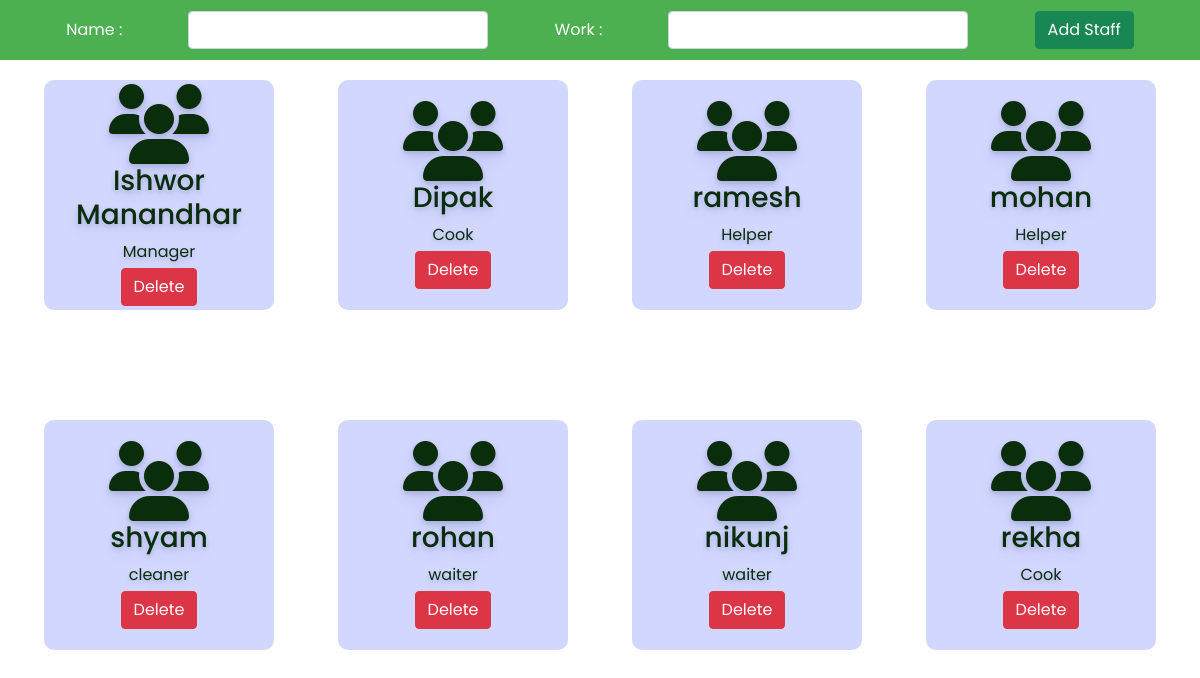
The app's page /admin/staff.php with its own data.
### tables this page shows
CREATE TABLE `staff` (
  `id` int(30) NOT NULL,
  `name` varchar(30) NOT NULL,
  `work` varchar(30) NOT NULL
);

### admin/staff.php (the view, shortened to what this page needs)
<?php
include '../config.php';
?>
<!DOCTYPE html>
<html lang="en">
<head>
    <link rel="stylesheet" href="https://cdnjs.cloudflare.com/ajax/libs/font-awesome/6.2.0/css/all.min.css" />
    <link href="https://cdn.jsdelivr.net/npm/bootstrap@5.0.2/dist/css/bootstrap.min.css" rel="stylesheet">
    <link rel="stylesheet" href="css/room.css">
</head>
<body>
    <div class="addroomsection">
        <form action="" method="POST">
            <label for="troom">Name :</label>
            <input type="text" name="staffname" class="form-control">
            <label for="bed">Work :</label>
            <select name="staffwork" class="form-control">
                <option value selected></option>
                <option value="Manager">Manager</option>
            </select>
            <button type="submit" class="btn btn-success" name="addstaff">Add Staff</button>
        </form>
    </div>
    <div class="room">
    <?php
        $sql = "select * from staff";
        $re = mysqli_query($conn, $sql)
        ?>
        <?php
        while ($row = mysqli_fetch_array($re)) {
                echo "<div class='roombox'>
						<div class='text-center no-boder'>
                            <i class='fa fa-users fa-5x'></i>
							<h3>" . $row['name'] . "</h3>
                            <div class='mb-1'>" . $row['work'] . "</div>
                            <a href='staffdelete.php?id=". $row['id'] ."'><button class='btn btn-danger'>Delete</button></a>
						</div>
                    </div>";
        }
        ?>
    </div>
</body>
</html>

### admin/css/room.css (style rules this page uses)
:root { --bg-text-shadow: 0 2px 4px rgb(13 0 77 / 8%), 0 3px 6px rgb(13 0 77 / 8%), 0 8px 16px rgb(13 0 77 / 8%); --bg-box-shadow: 0px 0px 20px 6px rgba(8, 8, 15, 0.31); }
* { margin: 0; padding: 0; font-family: 'Poppins', sans-serif; }
.addroomsection { height: 60px; width: 100%; background-color: #4caf50; position:fixed; z-index: 100; }
.addroomsection form { height: 100%; display: flex; justify-content: space-evenly; align-items: center; }
.addroomsection form label { color: white; }
.addroomsection form select { width: 300px; }
.addroomsection form input { width: 300px; }
.room { display: flex; position: relative; top: 60px; height: 85vh; overflow-y: scroll; justify-content: space-evenly; flex-wrap: wrap; }
.roombox { height: 230px; width: 230px; margin: 20px; display: flex; flex-direction: column; justify-content: center; color: #0a2d0c; text-shadow: var(--bg-text-shadow); border-radius: 10px; }

### admin/staff.php (style rules this page uses)
.roombox { background-color: #d1d7ff; padding: 10px; }

### records on screen
staff: name "Ishwor Manandhar", work "Manager"
staff: name "Dipak", work "Cook"
staff: name "ramesh", work "Helper"
staff: name "mohan", work "Helper"
staff: name "shyam", work "cleaner"
staff: name "rohan", work "waiter"
staff: name "nikunj", work "waiter"
staff: name "rekha", work "Cook"
